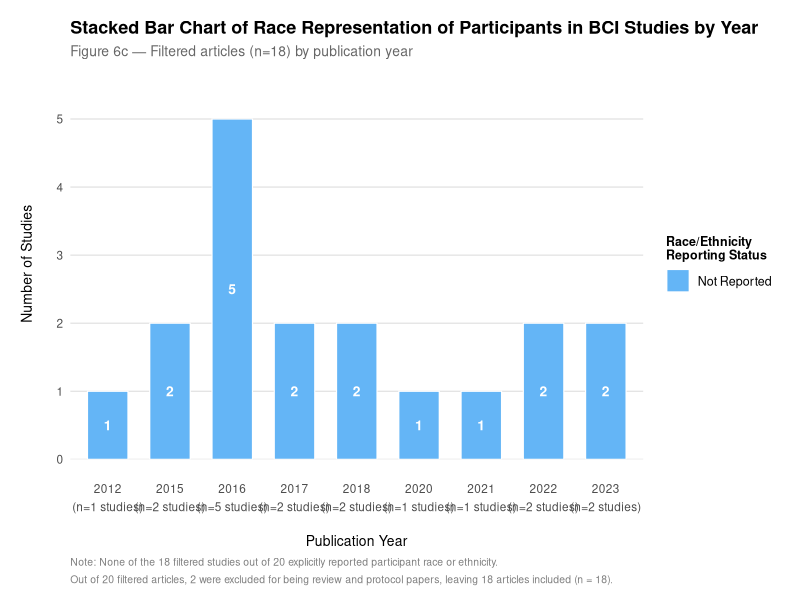
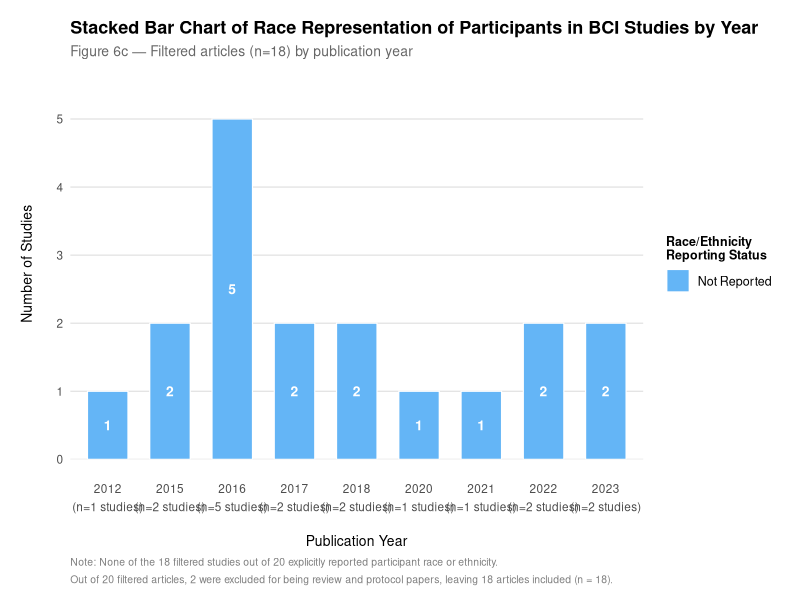

Write R code to recreate these figures, in order.
# Remove note to install packages if not installed already
# install.packages(c("ggplot2", "scales"))

library(ggplot2)
library(scales)

# Building data

agg <- data.frame(
  year   = c(2012, 2015, 2015, 2016, 2016, 2017, 2017, 2018, 2018, 2020, 2021, 2022, 2022, 2023, 2023),
  status = c(
    "Not Reported",                          # 2012
    "Not Reported", "Not Reported",          # 2015
    "Not Reported", "Not Reported",          # 2016
    "Not Reported", "Not Reported",          # 2017
    "Not Reported", "Not Reported",          # 2018
    "Not Reported",                          # 2020
    "Not Reported",                          # 2021
    "Not Reported", "Not Reported",          # 2022
    "Not Reported", "Not Reported"           # 2023
  ),
  stringsAsFactors = FALSE
)

extra_2016 <- data.frame(
  year   = c(2016, 2016, 2016),
  status = c("Not Reported", "Not Reported", "Not Reported"),
  stringsAsFactors = FALSE
)
agg <- rbind(agg, extra_2016)

counts <- as.data.frame(table(agg$year, agg$status))
names(counts) <- c("year", "status", "count")
counts <- counts[counts$count > 0, ]
counts$year <- as.integer(as.character(counts$year))

n_per_year  <- as.data.frame(table(agg$year))
names(n_per_year) <- c("year", "n")
n_per_year$year <- as.integer(as.character(n_per_year$year))

counts <- merge(counts, n_per_year, by = "year")

counts$year_label <- factor(
  paste0(counts$year, "\n(n=", counts$n, " studies)"),
  levels = paste0(sort(unique(counts$year)),
                  "\n(n=", n_per_year$n[order(n_per_year$year)], " studies)")
)

counts$status <- factor(counts$status,
                        levels = c("Not Reported"))

cat("\nData check:\n")
print(counts[, c("year","status","count")])
cat("\n")

# Plotting

fig6c <- ggplot(counts, aes(x = year_label, y = count, fill = status)) +
  
  geom_bar(stat = "identity", position = "stack",
           width = 0.65, color = "white", linewidth = 0.4) +
  
  geom_text(
    aes(label = count),
    position = position_stack(vjust = 0.5),
    color = "white", size = 3.5, fontface = "bold", family = "Helvetica"
  ) +
  
  scale_fill_manual(
    values = c(
      "Not Reported" = "#64B5F6"  
    ),
    name = "Race/Ethnicity\nReporting Status"
  ) +
  
  scale_y_continuous(
    expand = expansion(mult = c(0, 0.15)),
    breaks = seq(0, 6, by = 1)
  ) +
  
  labs(
    title    = "Stacked Bar Chart of Race Representation of Participants in BCI Studies by Year",
    subtitle = "Figure 6c \u2014 Filtered articles (n=18) by publication year",
    x        = "Publication Year",
    y        = "Number of Studies",
    caption  = paste0(
      "Note: None of the 18 filtered studies out of 20 explicitly reported participant race or ethnicity.\n",
      "Out of 20 filtered articles, 2 were excluded for being review and protocol papers, leaving 18 articles included (n = 18)."
      
    )
  ) +
  
  theme_minimal(base_family = "Helvetica") +
  theme(
    plot.title         = element_text(size = 13, face = "bold", hjust = 0),
    plot.subtitle      = element_text(size = 10, color = "grey40", hjust = 0),
    plot.caption       = element_text(size = 7.5, color = "grey50", hjust = 0,
                                      lineheight = 1.4),
    axis.title.x       = element_text(size = 10, margin = margin(t = 15)),
    axis.title.y       = element_text(size = 10, margin = margin(r = 15)),
    axis.text          = element_text(size = 8.5),
    axis.text.x        = element_text(lineheight = 1.3, margin = margin(t = 15)),
    legend.title       = element_text(size = 9, face = "bold"),
    legend.text        = element_text(size = 9),
    legend.position    = "right",
    panel.grid.major.x = element_blank(),
    panel.grid.minor   = element_blank(),
    panel.grid.major.y = element_line(color = "grey88", linewidth = 0.4),
    plot.margin        = margin(t = 15, r = 15, b = 10, l = 15)
  )

print(fig6c)

# Save

ggsave("figure6c_race_reporting.png",
       plot = fig6c, width = 11, height = 5.5, dpi = 300, bg = "white")
